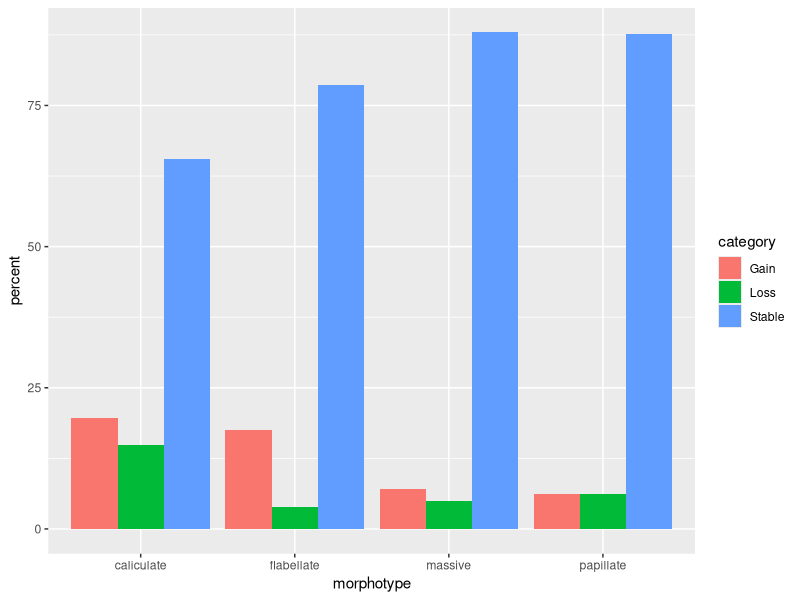
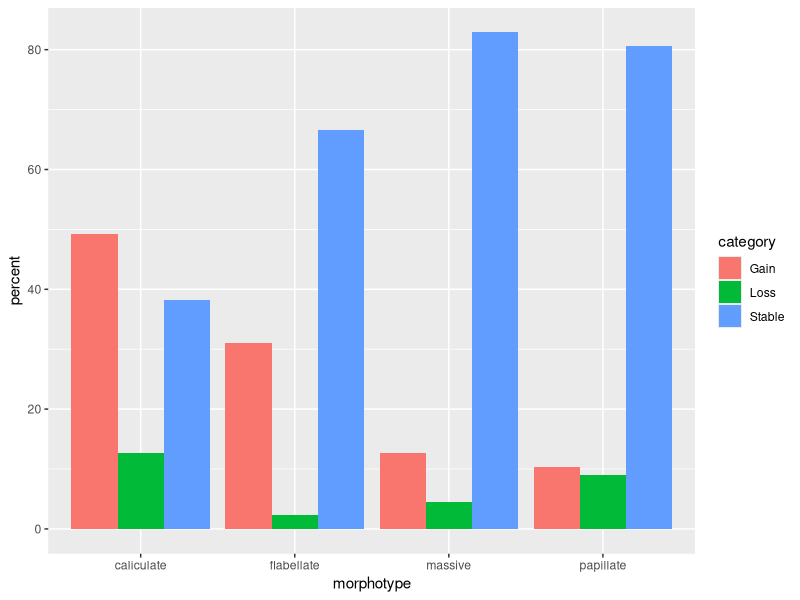
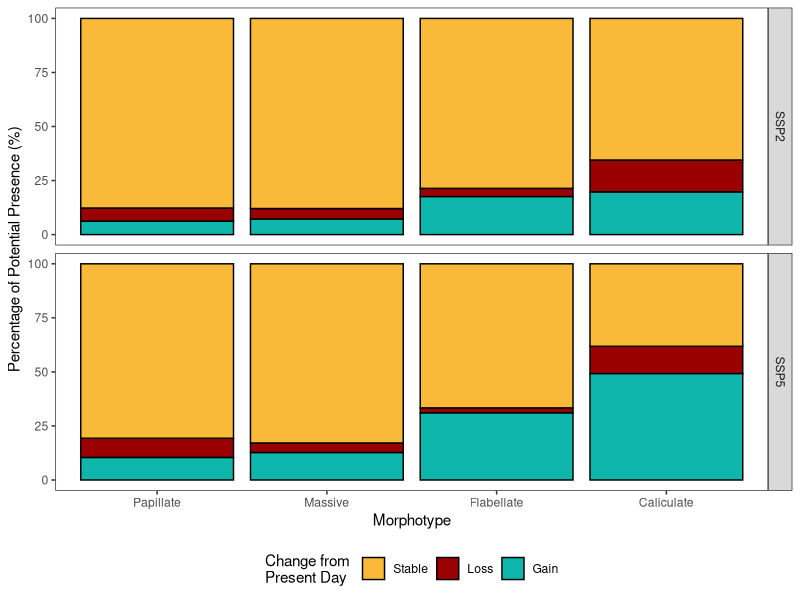

The R source for these figures, in order:
# bar plot of shift responses
# 9/3/2024

#Aim
# To combine percentage responses from each modelled morph into 1 bar chart

# LIBRARY
library(tidyverse)
library(viridis)
library(kableExtra)

# For colorblind-friendly palettes


# DATA ----
# ssp2
massivessp2 <- read.csv("models/massive/massivessp2_percentchange.csv")
caliculatessp2<- read.csv("models/caliculate/caliculatessp2_percentchange.csv")
flabellatessp2 <- read.csv("models/flabellate/flabellatessp2_percentchange.csv")
papillatessp2 <- read.csv("models/papillate/papillatessp2_percentchange.csv")

# ssp5
massivessp5 <- read.csv("models/massive/massivessp5_percentchange.csv")
caliculatessp5 <- read.csv("models/caliculate/caliculatessp5_percentchange.csv")
flabellatessp5 <- read.csv("models/flabellate/flabellatessp5_percentchange.csv")
papillatessp5  <- read.csv("models/papillate/papillatessp5_percentchange.csv")

# Bind data into 1 ----
changes <- bind_rows(massivessp2, massivessp5,
                     caliculatessp2, caliculatessp5,
                     flabellatessp2, flabellatessp5,
                     papillatessp2, papillatessp5)

changes <- changes%>%
  mutate(category = as.factor(category),
         scenario = as.factor(scenario),
         morphotype = as.factor(morphotype))
# plots
changes%>%
  filter(scenario == "ssp2")%>%
  group_by(morphotype)%>%
  ggplot(aes(x = morphotype, y = percent, fill = category)) +
  geom_bar(stat = "identity", position = "dodge")
  
changes%>%
  filter(scenario == "ssp5")%>%
  group_by(morphotype)%>%
  ggplot(aes(x = morphotype, y = percent, fill = category)) +
  geom_bar(stat = "identity", position = "dodge")

percent_change_plot <- changes%>%
  mutate(morphotype = factor(str_to_title(morphotype), 
                            levels = c("Papillate", "Massive", "Flabellate", "Caliculate")),
         scenario = toupper(scenario),
         category = factor(category, levels = c("Stable", "Loss", "Gain"))) %>%
  group_by(scenario, morphotype)%>%
  ggplot(aes(x = morphotype, y = percent, fill = category)) +
  geom_bar(stat = "identity", position = "stack",color = "black") +
  facet_grid(scenario ~ .) +  # This arranges scenarios in rows
  labs(x = "Morphotype",
       y = "Percentage of Potential Presence (%)",
       fill = 
       "Change from 
Present Day")+
  scale_fill_manual(values = c("Gain" = "#0AB4A9F9", 
                               "Loss" = "#9A0000FF", 
                               "Stable" = "#FABA39FF")) +
  theme_bw() +
  theme(panel.grid = element_blank(),
        legend.position = "bottom")

ggsave("analysis/percent_change_plot_stacked.png", width = 6, height = 6, dpi = 300)

## table of percentages
wide_changes <- changes %>%
  select(-X) %>%
  pivot_wider(names_from = category, values_from = percent, values_fill = 0)
